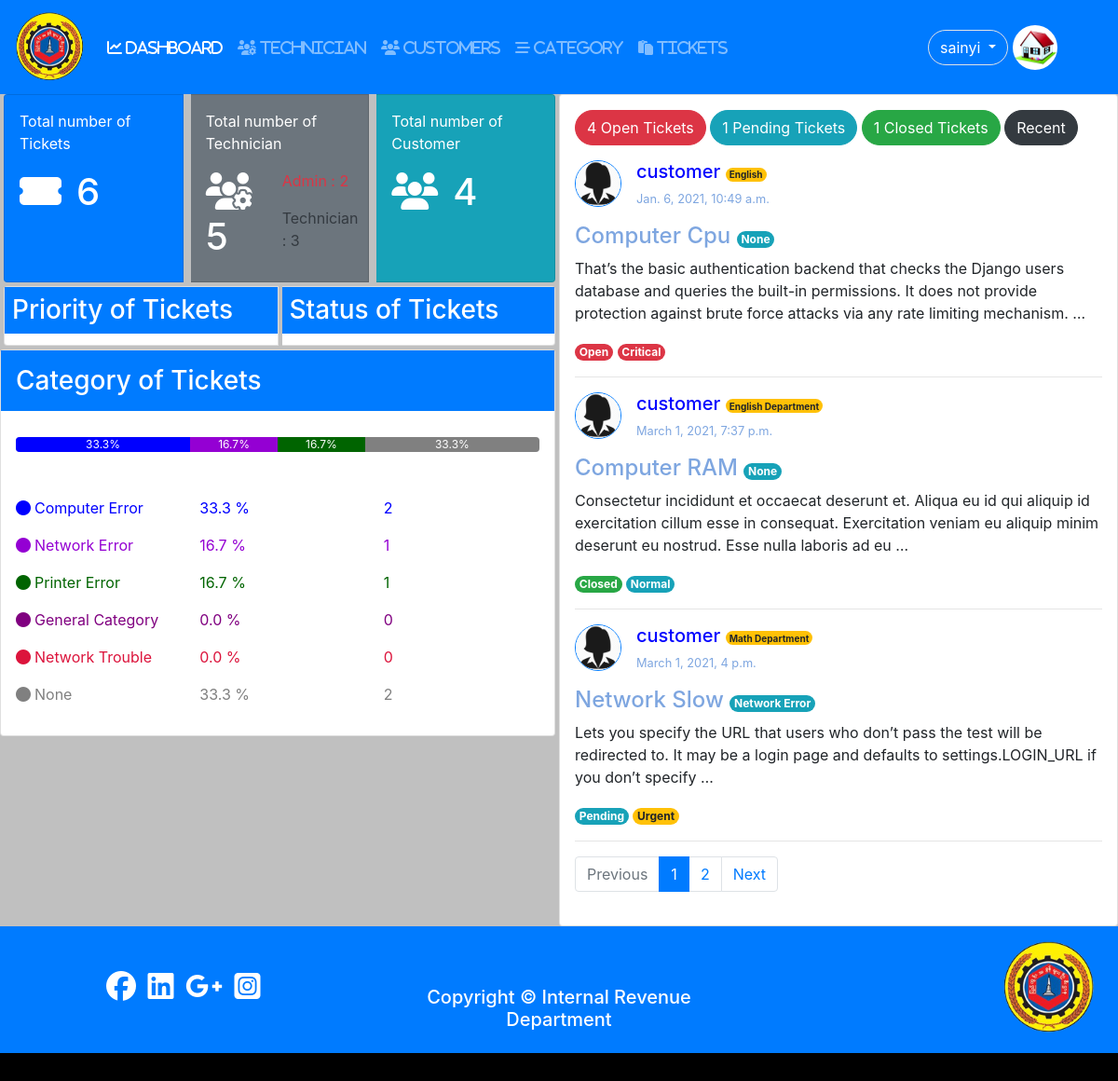
The app's page / (signed in) with its own data.
### user/models.py (models this page shows, shortened)
class Profile(models.Model):#User
	user = models.OneToOneField(settings.AUTH_USER_MODEL,on_delete=models.CASCADE);
	photo = models.ImageField(null=True,blank=True,default='default.jpg');
	birthday = models.DateField(null=True,blank=True);
	phone = models.CharField(max_length=20,null=True,blank=True);
	address = models.TextField(null=True,blank=True);
	category = models.ForeignKey(Category,on_delete=models.CASCADE,blank=True,null=True);
	GENDER = (
				('other','Other'), # (Key,value)
				('male','Male'),
				('female','Female')
			);
	gender = models.CharField(max_length=100,choices = GENDER,default='other');

### tickets/models.py (models this page shows, shortened)
class Category(models.Model):
	name = models.CharField(max_length=150);
	slug = models.SlugField(max_length=150,unique=True);
	def __str__(self):
		return self.name;

class Tickets(models.Model):
	user = models.ForeignKey(User,on_delete=models.CASCADE);
	category = models.ForeignKey(Category,on_delete=models.CASCADE,blank=True,null=True);
	name = models.CharField(max_length = 200);
	subject = models.CharField(max_length = 300);
	description = models.TextField();
	attachment = models.FileField(upload_to = "tickets/files/",null=True,blank=True);
	STATUS_CHOICES = (
						('Open','open'), # (Key,value)
						('Pending','pending'),
						('Closed','closed')
					 );
	SET_PRIORITY = (
					('critical','Critical'),
					('urgent','Urgent'),
					('normal','Normal'),
					('not_important','Not Important'),
				   );
	status = models.CharField(max_length=100,choices=STATUS_CHOICES,default='Open');
	priority = models.CharField(max_length=100,choices= SET_PRIORITY,default = 'not_important');
	created = models.DateTimeField(auto_now_add =True);
	updated = models.DateTimeField(auto_now = True);

### tickets/views.py (the view)
# urls.py: path('',views.dashboard,name='dashboard'),
@login_required
def dashboard(request):
	open=0;closed =0;pending = 0;
	categories = Category.objects.all();
	if request.user.is_superuser or request.user.is_staff:
		if request.user.is_staff and not request.user.is_superuser:
			if request.user.profile.category:
				tickets = Tickets.objects.filter(category = request.user.profile.category).order_by('-created');
			else:
				tickets =  Tickets.objects.all().order_by('-created');
		else:
			tickets = Tickets.objects.all().order_by('-created');
	else:
		tickets = Tickets.objects.filter(user=request.user).order_by('-created');
	for ticket in tickets:
		if ticket.status == 'Open':
			open = open + 1;
		elif ticket.status == 'Closed':
			closed = closed + 1;
		elif ticket.status == 'Pending':
			pending = pending +1;
	critical,urgent,normal,not_important = num_of_priority();
	cat_number = num_of_category();
	paginator,page_obj,tickets,page = paginated(request,tickets,3);
	total_tickets,admin,technician,customer  = num_of_general();
	print('tickets::',tickets)
	return render(request,'user/dashboard.html',{'tickets':tickets,
												 'open':open,
												 'closed':closed,
												 'pending':pending,
												 'page_obj':page_obj,
												 'dashboard':'active',
												 'critical':critical,
												 'urgent':urgent,
												 'normal':normal,
												 'not_important':not_important,
												 'categories':categories,
												 'cat_number':cat_number,
												 'total_tickets':total_tickets,
												 'admin':admin,
												 'technician':technician,
												 'customer':customer,
												 'tot_tech':admin+technician,
												 'paginator':paginator,
												 'page':int(page),
												});

### tickets/Calculation.py (called while the page is built)
def num_of_priority():
	tickets = Tickets.objects.all();
	critical = 0;
	urgent = 0;
	normal = 0;
	not_important = 0;
	for ticket in tickets:
		if ticket.priority == 'critical':
			critical = critical + 1;
		elif ticket.priority == 'urgent':
			urgent = urgent + 1;
		elif ticket.priority == 'normal':
			normal = normal + 1;
		elif ticket.priority == 'not_important':
			not_important = not_important + 1;
	return critical,urgent,normal,not_important;

def num_of_general():
	tickets = Tickets.objects.all();
	users = User.objects.all();
	total_tickets = tickets.count();
	if total_tickets == 0:
		total_tickets = 1;
	admin = 0; customer = 0;technician = 0;
	for user in users:
		if user.is_superuser:
			admin  = admin +1;
		elif user.is_staff and not user.is_superuser:
			technician = technician + 1;
		elif not user.is_superuser and not user.is_staff:
			customer = customer + 1;
	return total_tickets,admin,technician,customer;

def num_of_category():
	tickets = Tickets.objects.all();
	categories = Category.objects.all();
	total_ticket = tickets.count();
	has_category = 0;
	data = {};
	color = ["blue","darkviolet","darkgreen","purple","Crimson","MediumVioletRed","orange","indigo","lime","maroon"];
	color_index  = 0;
	for category in categories:
		temp = Tickets.objects.filter(category = category);
		number = temp.count();
		has_category = has_category + number;
		data[category.name] = { "number":number,
								"percentage":  round((number/total_ticket)*100,1),
								"color":color[color_index]
								}
		color_index = color_index + 1;
		if color_index >= 10:
			color_index = 0;
	data["None"] = { "number":total_ticket-has_category,
					 "percentage": round(((total_ticket-has_category)/total_ticket)*100,1),
					 "color":"gray"
					}
	return data;

### tickets/views.py (called while the page is built)
def paginated(request,objects,number):
	paginator = Paginator(objects,number);
	try:
		page = request.GET.get('page'); # page no variable
		page_obj =paginator.get_page(page);
		objects = paginator.page(page);
	except PageNotAnInteger:
		page = 1;
		page_obj = paginator.get_page(1);
		objects = paginator.page(1);
	return paginator,page_obj,objects,page;

### user/templates/user/dashboard.html (shortened to what this page needs)
{% extends 'user/base.html' %}
{% block content %}
{% if user.is_superuser %}
{% include 'tickets/admin_dashboard.html' %}
{% elif user.is_staff %}
{% include 'tickets/technician_dashboard.html' %}
{% else %}
{% include 'tickets/customer_dashboard.html' %}
{% endif %}
{% endblock %}

### user/templates/user/naviation.html (shortened to what this page needs)
  <nav class="navbar navbar-expand-lg navbar-dark bg-primary">
  {% load static %}
  <a class="navbar-brand" href="{% url 'dashboard' %}">
    <img src="{% static 'pictures/logo1_no_background.png' %}"
    width="75" height="75"
    class="animate__animated animate__flipInX"
    >
  </a>
  <div class="collapse navbar-collapse" id="navbarNavDropdown">
    <ul class="navbar-nav">
      <li class="nav-item {{dashboard}}">
        <a class="nav-link" href="{% url 'dashboard'%}"><i class="fas fa-chart-line"> DASHBOARD</i><span class="sr-only">(current)</span></a>
      </li>
      {% if user.is_superuser or user.is_staff %}
        {% if user.is_superuser %}
        <li class="nav-item {{tech}}">
          <a class="nav-link" href="{% url 'tech-view' %}"><i class="fas fa-users-cog"> TECHNICIAN</i></a>
        </li>
        <li class="nav-item {{customer}}">
          <a class="nav-link" href="{% url 'customer-view' %}"><i class="fas fa-users"> CUSTOMERS</i></a>
        </li>
        {% endif %}
        <li class="nav-item {{category}}">
          <a class="nav-link" href="{% url 'new-category' %}"><i class="fas fa-stream"> CATEGORY</i></a>
        </li>
        <li class="nav-item {{nav_ticket}}">
          <a class="nav-link" href="{% url 'tickets' %}"><i class="fas fa-paste"> TICKETS</i></a>
        </li>
          {% endif %}
    </ul>
  </div>
        <div class="btn-group">
            <button type="button" class="btn btn-primary border rounded-pill m-1 dropdown-toggle" data-toggle="dropdown" aria-haspopup="true" aria-expanded="false">
              {{user.username}}
            </button>
          </div>
          <img src = '{{user.profile.photo.url}}' class="rounded-circle border border-primary mr-5" style="width:50px; height:50px;">
</nav>

### tickets/templates/tickets/category_progress.html
<h3 class="card-title bg-primary text-white p-3">Category of Tickets</h3>
<div class="p-3">
	<div class="progress">
	  {% for name,value in cat_number.items %}
	  <div class="progress-bar" role="progressbar" style="width:{{value.percentage}}%;background-color: {{value.color}}" aria-valuenow="15" aria-valuemin="0" aria-valuemax="100">{{value.percentage}}%</div>
	  {% endfor %}
	</div>
<div class="mt-5">
{% for name,value in cat_number.items %}
<div class="row">
	<div class="col">
	<p style="color: {{value.color}}"><i class="fas fa-circle mr-1"></i>{{name}}</p>
	</div>
	<div class="col" style="color: {{value.color}}">
	<p>{{value.percentage}} %</p>
	</div>
	<div class="col" style="color: {{value.color}}">
	<p>{{value.number}}</p>
	</div>
</div>
{% endfor %}
</div>
</div>

### tickets/templates/tickets/tickets_list.html
<div class="mt-3">
{% for ticket in tickets %}
	<div style="
		display: inline-flex;
	"
	>
		<div>
			<img src="{{ticket.user.profile.photo.url}}" alt="profile"
			width="50" height="50"
			class="border border-primary rounded-circle mr-3"
			>
		</div>
		<div>
			<h5 style="color: blue;">{{ticket.user.username}}
				<span class="badge badge-warning rounded-pill"
					style="font-size: 0.5em;"
				>{{ticket.name}}</span>
			</h5>
			<p style="font-size: 0.8em;color: #7EA6E0;">{{ticket.updated}}</p>
		</div>
	</div>
	<a href="{% url 'ticket-detail' id=ticket.id %}"><h4 style="color: #7EA6E0">{{ticket.subject}}
		{% if request.user.is_superuser or request.user.is_staff %}
		<span
			class = "badge badge-info rounded-pill"
			style = "font-size: 0.5em;"
		>{{ticket.category}}
		</span>
		{% endif %}
	</h4>
	</a>
	<p>{{ticket.description|truncatewords:30 }}</p>
	{% if ticket.status == 'Open' %}
		<div class="badge badge-danger rounded-pill">Open</div>
		{% include 'tickets/priority.html' %}
	{% elif ticket.status == 'Pending' %}
		<div  class="badge badge-info rounded-pill">Pending</div>
		{% include 'tickets/priority.html' %}
	{% else %}
		<div  class="badge badge-success rounded-pill">Closed</div>
		{% include 'tickets/priority.html' %}
	{% endif %}
	<hr>
{% endfor %}
</div>

### tickets/templates/tickets/priority.html
	{% if ticket.priority == 'critical' %}
		<div class="badge badge-danger rounded-pill">Critical</div>
	{% elif ticket.priority == 'urgent' %}
		<div class="badge badge-warning rounded-pill">Urgent</div>
	{% elif ticket.priority == 'normal'  %}
		<div class="badge badge-info rounded-pill"> Normal</div>
	{% else %}
		<div class="badge badge-success rounded-pill">Not Important</div>
	{% endif %}

### user/static/css/style.css (style rules this page uses)
body,html { margin: 0; width: 100%; height: 100%; }

### records on screen
Category: cat_number "Computer Error"
Category: cat_number "Network Error"
Category: cat_number "Printer Error"
Category: cat_number "General Category"
Category: cat_number "Network Trouble"
Tickets: user.profile.photo (placeholder picture), user.username "customer", name "English", updated "Jan. 6, 2021, 10:49 a.m.", subject "Computer Cpu", category "None", description "That’s the basic authentication backend that checks the Django users database and queries the built-in permissions. It does not provide protection against brute force attacks via any rate limiting mechanism. …", status "Open"
Tickets: user.profile.photo (placeholder picture), user.username "customer", name "English Department", updated "March 1, 2021, 7:37 p.m.", subject "Computer RAM", category "None", description "Consectetur incididunt et occaecat deserunt et. Aliqua eu id qui aliquip id exercitation cillum esse in consequat. Exercitation veniam eu aliquip minim deserunt eu nostrud. Esse nulla laboris ad eu …", status "Closed"
Tickets: user.profile.photo (placeholder picture), user.username "customer", name "Math Department", updated "March 1, 2021, 4 p.m.", subject "Network Slow", category "Network Error", description "Lets you specify the URL that users who don’t pass the test will be redirected to. It may be a login page and defaults to settings.LOGIN_URL if you don’t specify …", status "Pending"

### other values on screen
{{ user.username }} "sainyi"
{{ total_tickets }} "6"
{{ tot_tech }} "5"
{{ technician }} "3"
{{ customer }} "4"
{{ value.percentage }} "33.3" "16.7" "16.7" "33.3"
{{ value.percentage }} "33.3" "16.7" "16.7" "0.0" "0.0" "33.3"
{{ value.number }} "2" "1" "1" "0" "0" "2"
{{ name }} "None"
{{ open }} "4"
{{ pending }} "1"
{{ closed }} "1"
{{ pg }} "1"
{{ pg }} "2"
